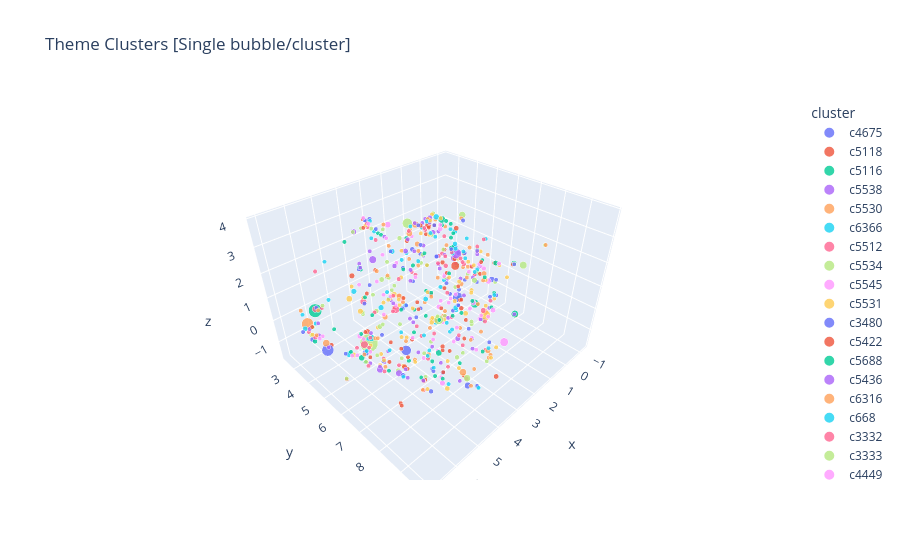

This figure's notebook cell:
### Markdown cell above
### UMAP overview of cluster centroids

### Code cell
# Refer: https://umap-learn.readthedocs.io/en/latest/how_umap_works.html

reducer = umap.UMAP(n_components=3, n_neighbors=15, min_dist=0.1, random_state=SEED)
coords = reducer.fit_transform(embeddings)

centroid_rows = []
for cluster, members in members_by_cluster.items():
    member_coords = coords[[theme_index[m] for m in members]]
    centroid = member_coords.mean(axis=0)
    to_centroid = np.linalg.norm(member_coords - centroid, axis=1)
    centroid_rows.append(
        {
            "x": centroid[0],
            "y": centroid[1],
            "z": centroid[2],
            "cluster": str(cluster),
            "size": len(members),
            "representative": members[to_centroid.argmin()],
            "hover_themes": "<br>".join(members[:5]),
        }
    )

centroids = pd.DataFrame(centroid_rows)
centroids["size_display"] = centroids["size"] ** 1.5

MIN_CLUSTER_SIZE = 5
centroids = centroids[centroids["size"] >= MIN_CLUSTER_SIZE].reset_index(drop=True)
print(f"Showing remaining {len(centroids)} clusters")

fig = px.scatter_3d(
    centroids,
    x="x",
    y="y",
    z="z",
    size="size_display",
    color="cluster",
    hover_name="representative",
    hover_data={
        "hover_themes": True,
        "size": True,
        "size_display": False,
        "cluster": False,
        "x": False,
        "y": False,
        "z": False,
    },
    title="Theme Clusters [Single bubble/cluster]",
    opacity=0.8,
)
fig.update_traces(marker=dict(sizemode="area", sizeref=0.5, sizemin=10))
fig.show()
